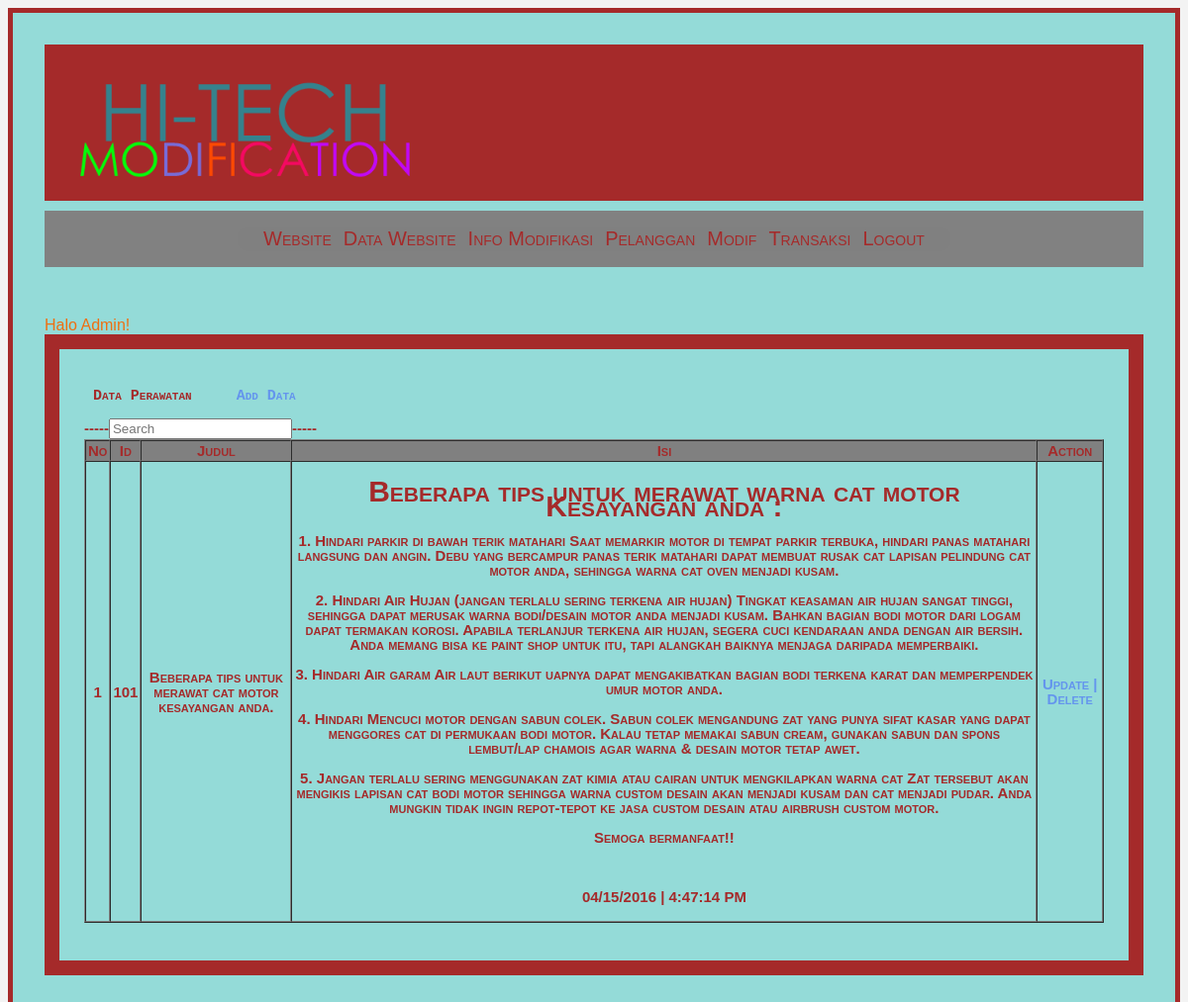
The page /perawatan/data_perawatan.php (signed in) on the database its author committed.
### tables this page shows
CREATE TABLE IF NOT EXISTS `perawatan` (
  `id` varchar(12) NOT NULL,
  `judul` varchar(100) NOT NULL,
  `isi` text NOT NULL,
  PRIMARY KEY  (`id`)
);

### perawatan/data_perawatan.php (the view, shortened to what this page needs)
<?php
include "../user/menuadmin.php";
?>
<link rel="stylesheet" href="../css/style.css">
<div id="border">
<h2><pre> Data Perawatan    <a href='add_perawatan.php'> Add Data </a> </pre><h2>
<?php
$query = "SELECT * FROM perawatan";
$no=1;
$result = mysql_query($query);
?>
    <form name="form1" method="get" action="cari.php" padding="15">
        <pre<td> -----<td><input type="search" name="q" id="q" placeholder="Search"/>----- </td>
    </form>
<table width='100%' border='1' cellpadding='2' cellspacing='0'>
<tr bgcolor='grey'>
		<th>  No  </th>
        <th>  Id </th>
        <th>  Judul  </th>
        <th>  Isi  </th>
        <th>  Action  </th>
     </tr>
<?php
while ($data = mysql_fetch_array($result)){
?>
  <tr align='center'>
  			<td ><?php echo$no;?></td>
            <td><?php echo $data['id'];?></td>
            <td><?php echo $data['judul'];?></td>
            <td><?php echo $data['isi'];?></td>
            <td><a href='update.php?id=<?php echo $data['id'];?>' title="Klik Disini Untuk Ubah" > Update |</a>
                <a href='delete.php?id=<?php echo $data['id'];?>' title="Klik Disini Untuk Hapus" Onclick="return confirm('Apakah Anda Yakin Hapus Record dengan id=<?php echo $data[id]?>')"> Delete </a> </td>
       </tr>
<?php
$no++;
}
?>
</table>
</div>

### css/menu.css (style rules this page uses)
body { font-family: 'Arial', sans-serif; background-color: #f3f3f3; }
h1 { font-variant: small-caps; color: brown; }
a { text-decoration: none; color: #6495ed; }

### css/style.css (style rules this page uses)
#border { font-variant: small-caps; color: black; padding: 25px; background-color: #94dbd8; line-height: 15px; max-width: 0 auto; border: 15px solid brown; color: brown; font-size: 10px; }
h1 { font-variant: small-caps; color: brown; }

### rows shown on the page
perawatan: id "101", judul "Beberapa tips untuk merawat cat motor kesayangan anda.", isi "Beberapa tips untuk merawat warna cat motor Kesayangan anda : 1. Hindari parkir di bawah terik matahari Saat memarkir motor di tempat parkir terbuka, hindari panas matahari langsung dan angin. Debu yang bercampur panas terik matahari dapat membuat rusak cat lapisan pelindung cat motor anda, sehingga warna cat oven menjadi kusam. 2. Hindari Air Hujan (jangan terlalu sering terkena air hujan) Tingkat keasaman air hujan sangat tinggi, sehingga dapat merusak warna bodi/desain motor anda menjadi kusam. Bahkan bagian bodi motor dari logam dapat termakan korosi. Apabila terlanjur terkena air hujan, segera cuci kendaraan anda dengan air bersih. Anda memang bisa ke paint shop untuk itu, tapi…"

### other values the page prints
$_SESSION['level'] "Admin"
